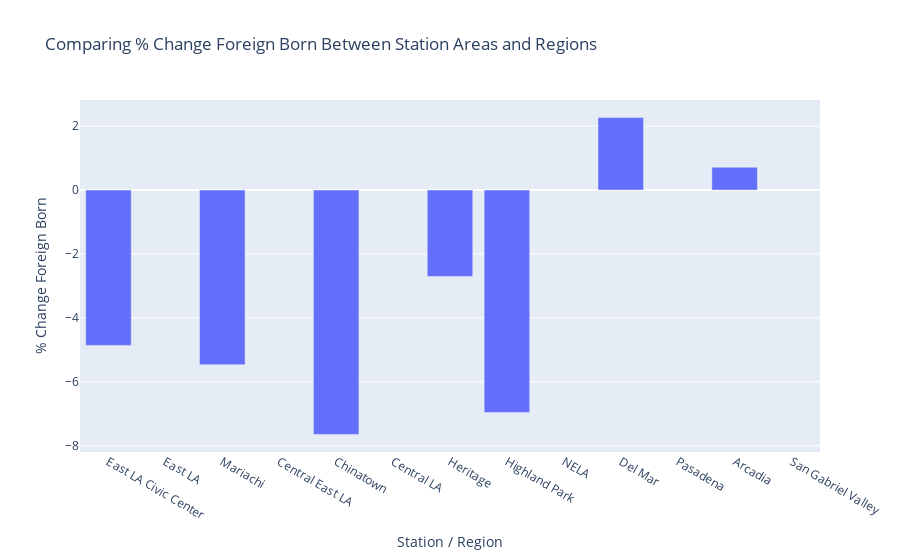

Notebook code cell kept with this figure:
### Code cell
fig = px.bar(chart, x='station', y='% Change Foreign Born',
             barmode='group', 
             title='Comparing % Change Foreign Born Between Station Areas and Regions', 
             height=600)

fig.update_layout(xaxis_title="Station / Region")

fig.show()

### Figure 1 — Plotly figure (JSON) as saved in the notebook; plotly's stock layout.template omitted (floating-point values rounded to 4 significant figures)
{"data": [{"alignmentgroup": "True", "hovertemplate": "station=%{x}<br>% Change Foreign Born=%{y}<extra></extra>", "legendgroup": "", "marker": {"color": "#636efa", "pattern": {"shape": ""}}, "name": "", "offsetgroup": "", "orientation": "v", "showlegend": false, "textposition": "auto", "type": "bar", "x": ["East LA Civic Center", "East LA", "Mariachi", "Central East LA", "Chinatown", "Central LA", "Heritage", "Highland Park", "NELA", "Del Mar", "Pasadena", "Arcadia", "San Gabriel Valley"], "xaxis": "x", "y": [-4.863, null, -5.467, null, -7.648, null, -2.705, -6.966, null, 2.267, null, 0.7139, null], "yaxis": "y"}], "layout": {"autosize": true, "barmode": "group", "legend": {"tracegroupgap": 0}, "title": {"text": "Comparing % Change Foreign Born Between Station Areas and Regions"}, "xaxis": {"anchor": "y", "autorange": true, "domain": [0, 1], "range": [-0.5, 12.5], "title": {"text": "Station / Region"}, "type": "category"}, "yaxis": {"anchor": "x", "autorange": true, "domain": [0, 1], "range": [-8.198, 2.818], "title": {"text": "% Change Foreign Born"}, "type": "linear"}}}
